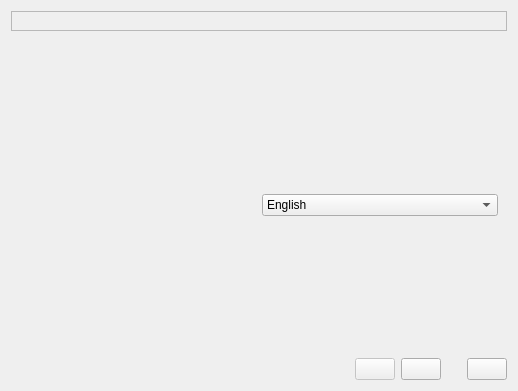
<?xml version="1.0" encoding="UTF-8"?>
<ui version="4.0">
 <class>First_Start_Wizard</class>
 <widget class="QDialog" name="First_Start_Wizard">
  <property name="geometry">
   <rect>
    <x>0</x>
    <y>0</y>
    <width>518</width>
    <height>391</height>
   </rect>
  </property>
  <property name="windowTitle">
   <string>First Start Wizard</string>
  </property>
  <property name="windowIcon">
   <iconset resource="images.qrc">
    <normaloff>:/wizard.png</normaloff>:/wizard.png</iconset>
  </property>
  <layout class="QGridLayout" name="gridLayout_2">
   <item row="0" column="0">
    <widget class="QLabel" name="Label_Caption">
     <property name="font">
      <font>
       <pointsize>12</pointsize>
      </font>
     </property>
     <property name="frameShape">
      <enum>QFrame::StyledPanel</enum>
     </property>
     <property name="frameShadow">
      <enum>QFrame::Plain</enum>
     </property>
     <property name="text">
      <string/>
     </property>
    </widget>
   </item>
   <item row="1" column="0">
    <widget class="QStackedWidget" name="All_Pages">
     <property name="currentIndex">
      <number>0</number>
     </property>
     <widget class="QWidget" name="Welcome_Page">
      <layout class="QGridLayout" name="gridLayout_5">
       <item row="0" column="0">
        <widget class="QLabel" name="Label_Welcome_Text">
         <property name="text">
          <string/>
         </property>
         <property name="wordWrap">
          <bool>true</bool>
         </property>
        </widget>
       </item>
       <item row="1" column="0">
        <spacer name="verticalSpacer_3">
         <property name="orientation">
          <enum>Qt::Vertical</enum>
         </property>
         <property name="sizeHint" stdset="0">
          <size>
           <width>20</width>
           <height>100</height>
          </size>
         </property>
        </spacer>
       </item>
       <item row="2" column="0">
        <layout class="QHBoxLayout" name="horizontalLayout_2">
         <item>
          <widget class="QLabel" name="Label_Select_Language">
           <property name="text">
            <string/>
           </property>
          </widget>
         </item>
         <item>
          <widget class="QComboBox" name="CB_Language">
           <item>
            <property name="text">
             <string>English</string>
            </property>
           </item>
          </widget>
         </item>
        </layout>
       </item>
       <item row="3" column="0">
        <spacer name="verticalSpacer_4">
         <property name="orientation">
          <enum>Qt::Vertical</enum>
         </property>
         <property name="sizeHint" stdset="0">
          <size>
           <width>20</width>
           <height>101</height>
          </size>
         </property>
        </spacer>
       </item>
      </layout>
     </widget>
     <widget class="QWidget" name="General_Settings_Page">
      <layout class="QVBoxLayout" name="verticalLayout_6">
       <item>
        <layout class="QVBoxLayout" name="verticalLayout_5">
         <item>
          <layout class="QHBoxLayout" name="horizontalLayout_5">
           <item>
            <widget class="QLabel" name="Label_VM_Dir">
             <property name="sizePolicy">
              <sizepolicy hsizetype="Maximum" vsizetype="Preferred">
               <horstretch>0</horstretch>
               <verstretch>0</verstretch>
              </sizepolicy>
             </property>
             <property name="text">
              <string/>
             </property>
             <property name="wordWrap">
              <bool>true</bool>
             </property>
            </widget>
           </item>
           <item>
            <widget class="Line" name="line_2">
             <property name="orientation">
              <enum>Qt::Horizontal</enum>
             </property>
            </widget>
           </item>
          </layout>
         </item>
         <item>
          <layout class="QGridLayout" name="gridLayout_3">
           <property name="leftMargin">
            <number>10</number>
           </property>
           <property name="spacing">
            <number>4</number>
           </property>
           <item row="0" column="0">
            <widget class="QLineEdit" name="Edit_VM_Dir"/>
           </item>
           <item row="0" column="1">
            <widget class="QToolButton" name="TB_Browse_VM_Dir">
             <property name="text">
              <string/>
             </property>
             <property name="icon">
              <iconset resource="images.qrc">
               <normaloff>:/open-folder.png</normaloff>:/open-folder.png</iconset>
             </property>
            </widget>
           </item>
           <item row="1" column="0" colspan="2">
            <spacer name="verticalSpacer_5">
             <property name="orientation">
              <enum>Qt::Vertical</enum>
             </property>
             <property name="sizeHint" stdset="0">
              <size>
               <width>20</width>
               <height>40</height>
              </size>
             </property>
            </spacer>
           </item>
          </layout>
         </item>
        </layout>
       </item>
       <item>
        <layout class="QVBoxLayout" name="verticalLayout_2">
         <item>
          <layout class="QHBoxLayout" name="horizontalLayout_4">
           <item>
            <widget class="QCheckBox" name="CH_Device_Manager">
             <property name="sizePolicy">
              <sizepolicy hsizetype="Maximum" vsizetype="Fixed">
               <horstretch>0</horstretch>
               <verstretch>0</verstretch>
              </sizepolicy>
             </property>
             <property name="text">
              <string/>
             </property>
            </widget>
           </item>
           <item>
            <widget class="Line" name="line">
             <property name="orientation">
              <enum>Qt::Horizontal</enum>
             </property>
            </widget>
           </item>
          </layout>
         </item>
         <item>
          <layout class="QVBoxLayout" name="verticalLayout">
           <property name="leftMargin">
            <number>10</number>
           </property>
           <item>
            <widget class="QLabel" name="Label_Device_Manager">
             <property name="text">
              <string/>
             </property>
             <property name="wordWrap">
              <bool>true</bool>
             </property>
            </widget>
           </item>
           <item>
            <spacer name="verticalSpacer_2">
             <property name="orientation">
              <enum>Qt::Vertical</enum>
             </property>
             <property name="sizeHint" stdset="0">
              <size>
               <width>20</width>
               <height>23</height>
              </size>
             </property>
            </spacer>
           </item>
          </layout>
         </item>
        </layout>
       </item>
       <item>
        <layout class="QVBoxLayout" name="verticalLayout_4">
         <item>
          <layout class="QHBoxLayout" name="horizontalLayout_6">
           <item>
            <widget class="QCheckBox" name="CH_Embedded_VNC">
             <property name="enabled">
              <bool>false</bool>
             </property>
             <property name="sizePolicy">
              <sizepolicy hsizetype="Maximum" vsizetype="Fixed">
               <horstretch>0</horstretch>
               <verstretch>0</verstretch>
              </sizepolicy>
             </property>
             <property name="text">
              <string/>
             </property>
            </widget>
           </item>
           <item>
            <widget class="Line" name="line_3">
             <property name="orientation">
              <enum>Qt::Horizontal</enum>
             </property>
            </widget>
           </item>
          </layout>
         </item>
         <item>
          <layout class="QVBoxLayout" name="verticalLayout_3">
           <property name="leftMargin">
            <number>10</number>
           </property>
           <item>
            <widget class="QLabel" name="Label_Embedded_VNC">
             <property name="enabled">
              <bool>false</bool>
             </property>
             <property name="text">
              <string/>
             </property>
             <property name="wordWrap">
              <bool>true</bool>
             </property>
            </widget>
           </item>
           <item>
            <spacer name="verticalSpacer">
             <property name="orientation">
              <enum>Qt::Vertical</enum>
             </property>
             <property name="sizeHint" stdset="0">
              <size>
               <width>20</width>
               <height>23</height>
              </size>
             </property>
            </spacer>
           </item>
          </layout>
         </item>
        </layout>
       </item>
      </layout>
     </widget>
     <widget class="QWidget" name="Find_Emulators_Page">
      <layout class="QGridLayout" name="gridLayout">
       <item row="0" column="0" colspan="4">
        <widget class="QLabel" name="Label_Find_Emulators">
         <property name="text">
          <string/>
         </property>
         <property name="wordWrap">
          <bool>true</bool>
         </property>
        </widget>
       </item>
       <item row="1" column="0" colspan="4">
        <widget class="QPlainTextEdit" name="Edit_Enulators_List">
         <property name="verticalScrollBarPolicy">
          <enum>Qt::ScrollBarAlwaysOn</enum>
         </property>
         <property name="horizontalScrollBarPolicy">
          <enum>Qt::ScrollBarAlwaysOff</enum>
         </property>
         <property name="readOnly">
          <bool>true</bool>
         </property>
        </widget>
       </item>
       <item row="2" column="0">
        <widget class="QPushButton" name="Button_Find_Emulators">
         <property name="text">
          <string/>
         </property>
         <property name="icon">
          <iconset resource="images.qrc">
           <normaloff>:/find.png</normaloff>:/find.png</iconset>
         </property>
        </widget>
       </item>
       <item row="2" column="1">
        <widget class="QPushButton" name="Button_Skip_Find">
         <property name="text">
          <string/>
         </property>
         <property name="icon">
          <iconset resource="images.qrc">
           <normaloff>:/go.png</normaloff>:/go.png</iconset>
         </property>
        </widget>
       </item>
       <item row="2" column="2">
        <widget class="QPushButton" name="Button_Edit">
         <property name="enabled">
          <bool>false</bool>
         </property>
         <property name="text">
          <string/>
         </property>
         <property name="icon">
          <iconset resource="images.qrc">
           <normaloff>:/edit.png</normaloff>:/edit.png</iconset>
         </property>
        </widget>
       </item>
       <item row="2" column="3">
        <spacer name="horizontalSpacer_3">
         <property name="orientation">
          <enum>Qt::Horizontal</enum>
         </property>
         <property name="sizeHint" stdset="0">
          <size>
           <width>306</width>
           <height>20</height>
          </size>
         </property>
        </spacer>
       </item>
      </layout>
     </widget>
     <widget class="QWidget" name="Add_Emulator_Page">
      <layout class="QVBoxLayout" name="verticalLayout_10">
       <item>
        <layout class="QVBoxLayout" name="verticalLayout_9">
         <item>
          <widget class="QLabel" name="Label_Add_Emulator_Help">
           <property name="text">
            <string/>
           </property>
          </widget>
         </item>
         <item>
          <spacer name="verticalSpacer_9">
           <property name="orientation">
            <enum>Qt::Vertical</enum>
           </property>
           <property name="sizeType">
            <enum>QSizePolicy::Fixed</enum>
           </property>
           <property name="sizeHint" stdset="0">
            <size>
             <width>40</width>
             <height>20</height>
            </size>
           </property>
          </spacer>
         </item>
        </layout>
       </item>
       <item>
        <widget class="QLabel" name="Label_Add_Emulator_Path">
         <property name="text">
          <string/>
         </property>
        </widget>
       </item>
       <item>
        <layout class="QGridLayout" name="gridLayout_4">
         <property name="leftMargin">
          <number>10</number>
         </property>
         <property name="spacing">
          <number>4</number>
         </property>
         <item row="0" column="0">
          <widget class="QLineEdit" name="Edit_Add_Emulator_Path"/>
         </item>
         <item row="0" column="1">
          <widget class="QToolButton" name="TB_Add_Emulator_Browse">
           <property name="text">
            <string/>
           </property>
           <property name="icon">
            <iconset resource="images.qrc">
             <normaloff>:/open-folder.png</normaloff>:/open-folder.png</iconset>
           </property>
          </widget>
         </item>
         <item row="1" column="0">
          <spacer name="verticalSpacer_6">
           <property name="orientation">
            <enum>Qt::Vertical</enum>
           </property>
           <property name="sizeType">
            <enum>QSizePolicy::Fixed</enum>
           </property>
           <property name="sizeHint" stdset="0">
            <size>
             <width>40</width>
             <height>10</height>
            </size>
           </property>
          </spacer>
         </item>
        </layout>
       </item>
       <item>
        <widget class="QLabel" name="Label_Add_Emulator_Version">
         <property name="text">
          <string/>
         </property>
        </widget>
       </item>
       <item>
        <layout class="QVBoxLayout" name="verticalLayout_7">
         <property name="leftMargin">
          <number>10</number>
         </property>
         <item>
          <widget class="QComboBox" name="CB_Add_Emulator_Version">
           <property name="currentIndex">
            <number>5</number>
           </property>
           <item>
            <property name="text">
             <string>QEMU 0.9.0</string>
            </property>
           </item>
           <item>
            <property name="text">
             <string>QEMU 0.9.1</string>
            </property>
           </item>
           <item>
            <property name="text">
             <string>QEMU 0.10.X</string>
            </property>
           </item>
           <item>
            <property name="text">
             <string>QEMU 0.11.X</string>
            </property>
           </item>
           <item>
            <property name="text">
             <string>QEMU 0.12.X</string>
            </property>
           </item>
           <item>
            <property name="text">
             <string>QEMU 0.13.X</string>
            </property>
           </item>
          </widget>
         </item>
         <item>
          <spacer name="verticalSpacer_7">
           <property name="orientation">
            <enum>Qt::Vertical</enum>
           </property>
           <property name="sizeType">
            <enum>QSizePolicy::Fixed</enum>
           </property>
           <property name="sizeHint" stdset="0">
            <size>
             <width>40</width>
             <height>10</height>
            </size>
           </property>
          </spacer>
         </item>
        </layout>
       </item>
       <item>
        <layout class="QVBoxLayout" name="verticalLayout_8">
         <item>
          <layout class="QHBoxLayout" name="horizontalLayout_3">
           <item>
            <widget class="QPushButton" name="Button_Add_Emulator_Find">
             <property name="text">
              <string/>
             </property>
             <property name="icon">
              <iconset resource="images.qrc">
               <normaloff>:/find.png</normaloff>:/find.png</iconset>
             </property>
            </widget>
           </item>
           <item>
            <widget class="QPushButton" name="Button_Add_Emulator_Manual_Mode">
             <property name="text">
              <string/>
             </property>
             <property name="icon">
              <iconset resource="images.qrc">
               <normaloff>:/edit.png</normaloff>:/edit.png</iconset>
             </property>
            </widget>
           </item>
           <item>
            <spacer name="horizontalSpacer_4">
             <property name="orientation">
              <enum>Qt::Horizontal</enum>
             </property>
             <property name="sizeHint" stdset="0">
              <size>
               <width>40</width>
               <height>20</height>
              </size>
             </property>
            </spacer>
           </item>
          </layout>
         </item>
         <item>
          <spacer name="verticalSpacer_8">
           <property name="orientation">
            <enum>Qt::Vertical</enum>
           </property>
           <property name="sizeHint" stdset="0">
            <size>
             <width>20</width>
             <height>17</height>
            </size>
           </property>
          </spacer>
         </item>
        </layout>
       </item>
      </layout>
     </widget>
     <widget class="QWidget" name="Finish_Page">
      <layout class="QGridLayout" name="gridLayout_6">
       <item row="0" column="0">
        <widget class="QLabel" name="Label_Finish_Text">
         <property name="text">
          <string/>
         </property>
         <property name="wordWrap">
          <bool>true</bool>
         </property>
        </widget>
       </item>
      </layout>
     </widget>
    </widget>
   </item>
   <item row="2" column="0">
    <layout class="QHBoxLayout" name="horizontalLayout">
     <item>
      <spacer name="horizontalSpacer">
       <property name="orientation">
        <enum>Qt::Horizontal</enum>
       </property>
       <property name="sizeHint" stdset="0">
        <size>
         <width>40</width>
         <height>20</height>
        </size>
       </property>
      </spacer>
     </item>
     <item>
      <widget class="QPushButton" name="Button_Back">
       <property name="enabled">
        <bool>false</bool>
       </property>
       <property name="text">
        <string/>
       </property>
       <property name="icon">
        <iconset resource="images.qrc">
         <normaloff>:/previous.png</normaloff>:/previous.png</iconset>
       </property>
      </widget>
     </item>
     <item>
      <widget class="QPushButton" name="Button_Next">
       <property name="text">
        <string/>
       </property>
       <property name="icon">
        <iconset resource="images.qrc">
         <normaloff>:/next.png</normaloff>:/next.png</iconset>
       </property>
      </widget>
     </item>
     <item>
      <spacer name="horizontalSpacer_2">
       <property name="orientation">
        <enum>Qt::Horizontal</enum>
       </property>
       <property name="sizeType">
        <enum>QSizePolicy::Fixed</enum>
       </property>
       <property name="sizeHint" stdset="0">
        <size>
         <width>20</width>
         <height>20</height>
        </size>
       </property>
      </spacer>
     </item>
     <item>
      <widget class="QPushButton" name="Button_Cancel">
       <property name="text">
        <string/>
       </property>
       <property name="icon">
        <iconset resource="images.qrc">
         <normaloff>:/cancel.png</normaloff>:/cancel.png</iconset>
       </property>
      </widget>
     </item>
    </layout>
   </item>
  </layout>
 </widget>
 <resources>
  <include location="images.qrc"/>
 </resources>
 <connections/>
</ui>
